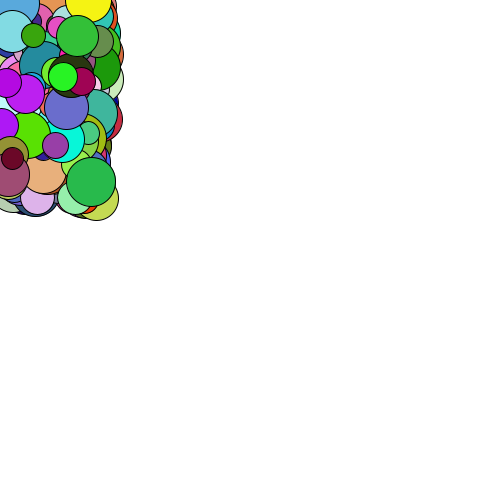
Frame 1 (no input)
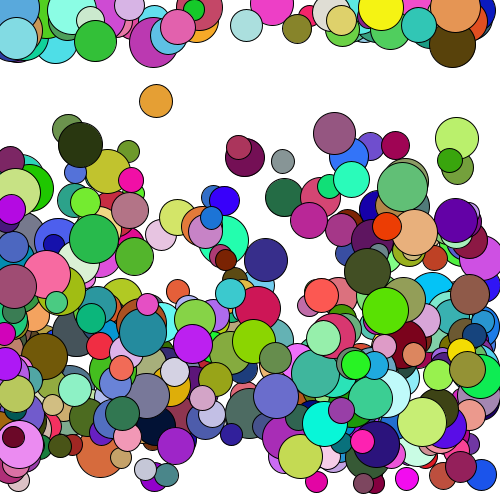
Frame 60 (the mouse pressed at the canvas centre just before this capture)
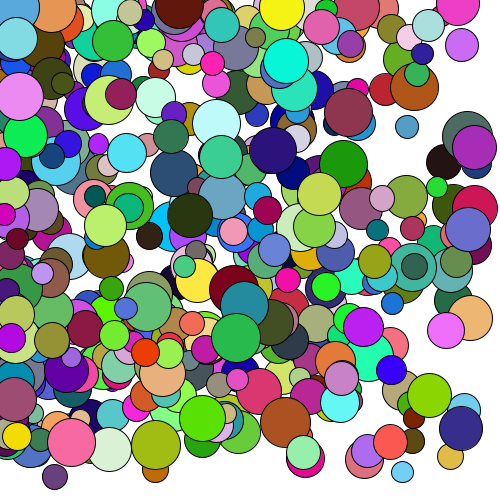
Frame 120 (the mouse held since frame 60 and released just before this capture)

The Processing sketch that drew these frames (run headless with seeded random() and noise(); from frame 60 on, the mouse is pressed at the canvas centre):

// Processing sketch: ballmovingnew_pde
// ── ballmovingnew_pde.pde
Ball[] balls;
int numBalls = 500;

void setup(){
  size(500,500);
  balls = new Ball[numBalls];
  
  for(int i =0; i<numBalls; i++){
    balls[i] = new Ball(random(0,100), random(0,200), random(20,50));
  }
}

void draw(){
  background(255);
  for(Ball b: balls){ 
  b.display();
  b.update();
  }

}
  

// ── Ball.pde
class Ball{// creating a ball

  // Fields - data
  float x, y;
  float radius;
  float vx, vy;
  color col;
  
  Ball (float startX, float  startY, float r){
    x = startX;
    y = startY;
    radius = r; 
    vx = random(-3,10);
    vy = random(1,9); 
    col = color(random(0,255), random(0,255), random(0,255));
  }
  
  void display(){
    fill(col);
    ellipse(x,y, radius, radius);
  }
   void update(){
     x = x + vx;
     y = y + vy;
     
     if( x + radius/2 > width || x - radius/2 < 0){
       vx = -vx;
     }
     if(y + radius > height || y - radius < 0){
       vy = -vy;
     }
   }

}
